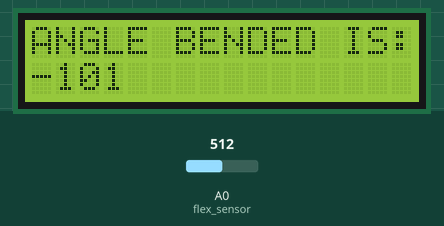
Recording of a sketch running on a simulated Arduino Uno, built with avr-gcc and run on an emulated ATmega328P. On the bench: 16×2 character LCD. The inputs (shaded band) are chosen by the test bench; at power-on: A0 (flex_sensor) = 512.

Above: at 1.2 s.
1.3 s: A0 (flex_sensor) set to 716
At 2.0 s:
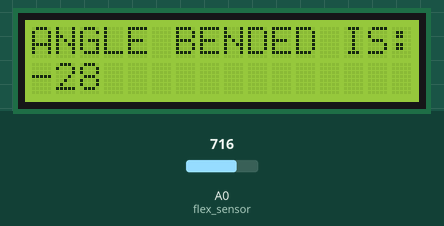
3.0 s: A0 (flex_sensor) set to 900
At 3.7 s:
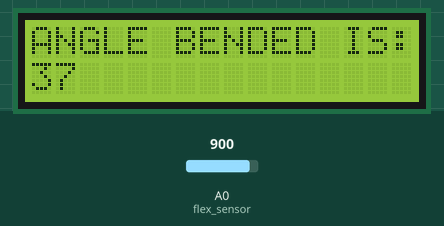
4.5 s: A0 (flex_sensor) set to 1023
At 5.4 s:
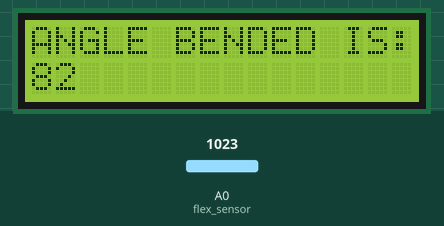
Timing chart, 0 to 7.5 s (numbered marks = the images above; inputs shaded):
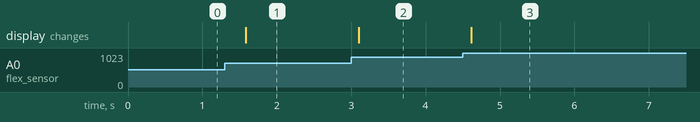

The sketch:

sketch_feb23a_LCD_flex.ino
```cpp
#include <LiquidCrystal.h>

int flex_sensor = A0;

// initialize the library by associating any needed LCD interface pin
// with the arduino pin number it is connected to
const int rs = 12, en = 11, d4 = 5, d5 = 4, d6 = 3, d7 = 2;
LiquidCrystal lcd(rs, en, d4, d5, d6, d7);
int val = 0,angle=0;


void setup() {
  // set up the LCD's number of columns and rows:
  lcd.begin(16, 2);
  // Print a message to the LCD.
}

void loop() {
  lcd.clear();
  lcd.print("ANGLE BENDED IS:");
  int val = analogRead(flex_sensor);
  int angle = map(val,795,920,0,45);
  // set the cursor to column 0, line 1
  // (note: line 1 is the second row, since counting begins with 0):
  lcd.setCursor(0, 1);
  lcd.print("");
  // print the number of seconds since reset:
  lcd.setCursor(0, 1);
  lcd.print(angle);
  delay(500);
}
```

Measured:
- after the input at 1.3 s, the display: changes after 0.28 s (image 1)
- after the input at 3.0 s, the display: changes after 0.10 s (image 2)
- after the input at 4.5 s, the display: changes after 0.11 s (image 3)
